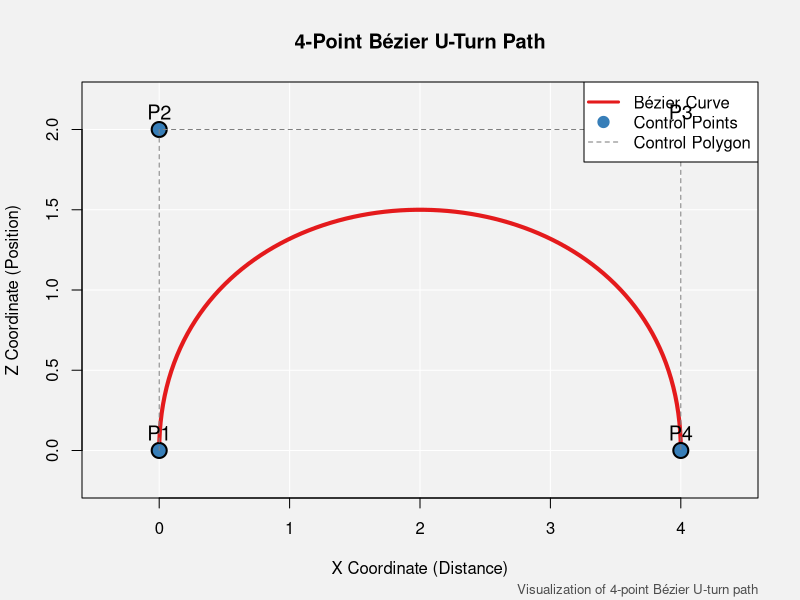

R code for this plot:
# ==============================================
# 4-Point Bézier U-Turn Visualization


library(Hmisc)
library(RColorBrewer)


control_points <- data.frame(
  X = c(0, 0, 4, 4),   # X coordinates
  Z = c(0, 2, 2, 0)     # Z coordinates
)


bezier_curve <- bezier(
  control_points$X,
  control_points$Z,
  evaluation = 100  # Increased for smoother curve
)

# --------------------------
# 5. Color Palette

colors <- brewer.pal(4, "Set1")
curve_color <- colors[1]
point_color <- colors[2]
bg_color <- "gray95"

# --------------------------
par(bg = bg_color, family = "sans")  # Set background and font

plot(bezier_curve, 
     type = "l", 
     col = curve_color, 
     lwd = 4,
     xlab = "X Coordinate (Distance)", 
     ylab = "Z Coordinate (Position)", 
     main = "4-Point Bézier U-Turn Path",
     xlim = extendrange(control_points$X, f = 0.1),
     ylim = extendrange(control_points$Z, f = 0.1),
     panel.first = grid(lty = 1, col = "white"))

# Add control points with connecting lines
points(control_points$X, control_points$Z, 
       pch = 21, 
       bg = point_color, 
       col = "black", 
       cex = 2, 
       lwd = 2)

# Add connecting lines for control points
lines(control_points$X, control_points$Z, 
      lty = 2, 
      col = "gray50")

# Add legend
legend("topright",
       legend = c("Bézier Curve", "Control Points", "Control Polygon"),
       col = c(curve_color, point_color, "gray50"),
       lty = c(1, NA, 2),
       pch = c(NA, 19, NA),
       lwd = c(3, NA, 1),
       pt.cex = c(NA, 1.5, NA),
       bg = "white")

# --------------------------

text(control_points$X, control_points$Z, 
     labels = paste0("P", 1:4), 
     pos = 3, 
     col = "black", 
     cex = 1.2)

# Add footer note
mtext("Visualization of 4-point Bézier U-turn path", 
      side = 1, 
      line = 4, 
      adj = 1, 
      cex = 0.8, 
      col = "gray30")
